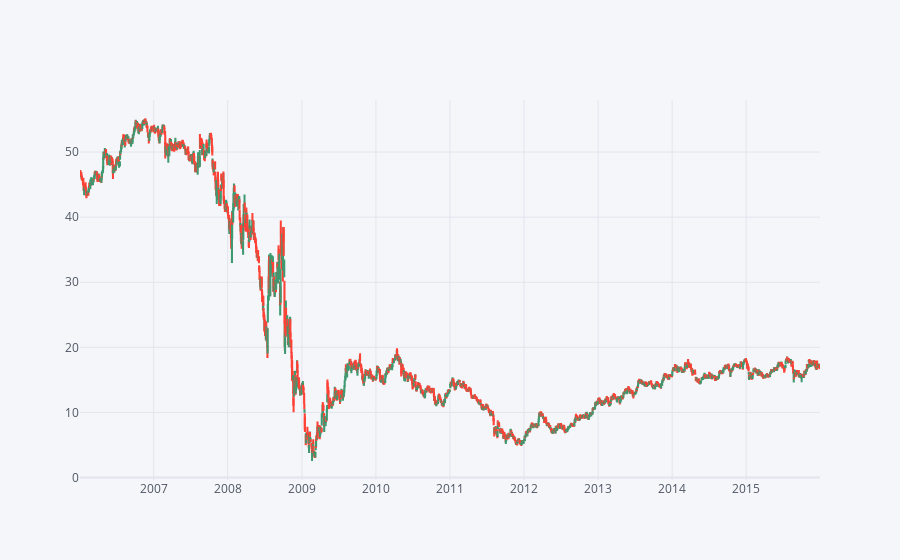

Write notebook code for a chart like this one.
### Markdown cell above
** Use .iplot(kind='candle) to create a candle plot of Bank of America's stock from Jan 1st 2015 to Jan 1st 2016.**

### Code cell
BAC[['Open','High','Low','Close']].loc['2015-01-01':'2016-01-01']
BAC.iplot(kind='candle')

### Figure 1 — Plotly figure (JSON) as saved in the notebook; plotly's stock layout.template omitted (floating-point values rounded to 4 significant figures; data arrays with more than 128 entries replaced by an {"elided": "..."} marker saying what was removed)
{"data": [{"close": {"elided": "2517 float values"}, "high": {"elided": "2517 float values"}, "low": {"elided": "2517 float values"}, "open": {"elided": "2517 float values"}, "showlegend": false, "type": "candlestick", "x": {"elided": "2517 str values"}, "yaxis": "y2"}], "layout": {"legend": {"bgcolor": "#F5F6F9", "font": {"color": "#4D5663"}}, "paper_bgcolor": "#F5F6F9", "plot_bgcolor": "#F5F6F9", "title": {"font": {"color": "#4D5663"}}, "xaxis": {"gridcolor": "#E1E5ED", "rangeslider": {"visible": false}, "showgrid": true, "tickfont": {"color": "#4D5663"}, "title": {"font": {"color": "#4D5663"}, "text": ""}, "zerolinecolor": "#E1E5ED"}, "yaxis": {"gridcolor": "#E1E5ED", "showgrid": true, "showticklabels": false, "tickfont": {"color": "#4D5663"}, "title": {"font": {"color": "#4D5663"}, "text": ""}, "zerolinecolor": "#E1E5ED"}, "yaxis2": {"gridcolor": "#E1E5ED", "showgrid": true, "tickfont": {"color": "#4D5663"}, "title": {"font": {"color": "#4D5663"}, "text": ""}, "zerolinecolor": "#E1E5ED"}}}
